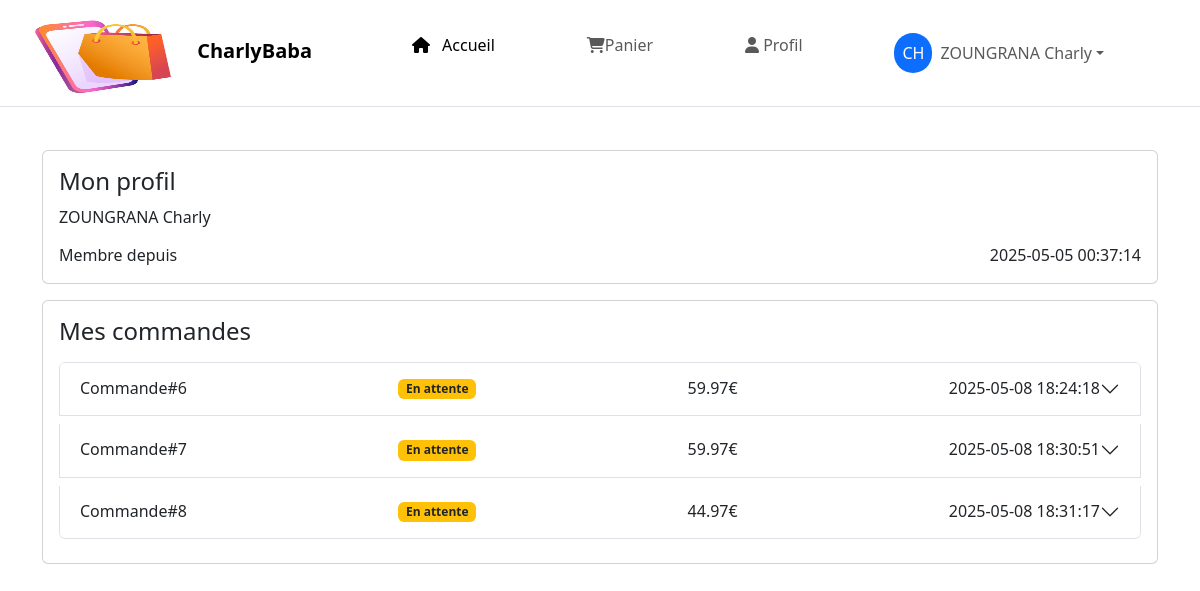
The app's page /profile.php (signed in) with its own data.
### tables this page shows
CREATE TABLE `orders` (
  `id` int(11) NOT NULL,
  `user_id` int(11) NOT NULL,
  `total` decimal(10,2) NOT NULL,
  `is_delivered` tinyint(1) DEFAULT 0,
  `created_at` datetime DEFAULT current_timestamp(),
  `product_id` int(11) DEFAULT NULL
);

### includes/functions.php (called while the page is built, shortened)
<?php
    function getOrders():array{
        $database=getDB();
        $stmt=$database->prepare("SELECT * FROM orders WHERE user_id=? ");
        $stmt->execute([$_SESSION["LOGGED_USER"]["id"]]);
        $orders=$stmt->fetchAll(PDO::FETCH_ASSOC);
        return $orders;
    }

### profile.php (the view, shortened to what this page needs)
<?php
    require_once(__DIR__.'/includes/functions.php');
    $orders=getOrders();
    require_once(__DIR__."/includes/header.php");
?>
<div class="container">
    <div class="card with-nav mb-3">
        <div class="card-body">
            <h4 class="card-title mb-3">Mon profil</h4>
            <h6 class="card-subtitle mb-3">
                <?= $_SESSION["LOGGED_USER"]["name"].' '. $_SESSION["LOGGED_USER"]["surname"]?>
            </h6>
            <p class="card-text d-flex justify-content-between">
                <span>Membre depuis</span>
                <span><?= $_SESSION["LOGGED_USER"]["created_at"]?></span>
            </p>
        </div>
    </div>
    <div class="card">
        <div class="card-body">
            <h4 class="card-title mb-3">Mes commandes</h4>
            <div class="accordion" id="ordersAccordion">
                <?php foreach($orders as $index => $order): ?>
                    <?php
                        $accordionId = 'order' . $order['id'];
                    ?>
                    <div class="accordion-item mb-2">
                        <h2 class="accordion-header" id="heading<?= $index ?>">
                            <button class="accordion-button collapsed" type="button"
                                    data-bs-toggle="collapse"
                                    data-bs-target="#<?= $accordionId ?>"
                                    aria-expanded="false"
                                    aria-controls="<?= $accordionId ?>">
                                <div class="d-flex w-100 justify-content-between">
                                    <span><?= 'Commande#' . $order['id'] ?></span>
                                    <?php if (!$order["is_delivered"]): ?>
                                        <span class="badge bg-warning text-dark">En attente</span>
                                    <?php else: ?>
                                        <span class="badge bg-success">Livré</span>
                                    <?php endif; ?>
                                    <span><?= $order['total'] ?>€</span>
                                    <span><?= $order['created_at'] ?></span>
                                </div>
                            </button>
                        </h2>
                    </div>
                <?php endforeach; ?>
            </div>
        </div>
    </div>
</div>
<?php
    $content=ob_get_clean();
    require_once(__DIR__.'/layout.php');
?>

### includes/header.php (shortened to what this page needs)
<nav class="navbar navbar-expand-lg bg-white fixed-top border-bottom">
  <div class="container-fluid">
    <a class="navbar-brand" href="#">
        <img src="../assets/images/logo.jpg" alt="logo-charlybaba" style="width:180px;height:80px;
        ">
        <span class="fw-bold">CharlyBaba</span>
    </a>
    <div class="collapse navbar-collapse" id="navbarSupportedContent">
      <ul class="navbar-nav me-auto mb-2 mb-lg-0 d-md-flex flex-md-row justify-content-evenly w-100">
        <li class="nav-item">
          <a class="nav-link active" aria-current="page" href="../index.php">
            <i class="fa-solid fa-house me-2"></i>
            Accueil
          </a>
        </li>
        <li class="nav-item">
          <a class="nav-link" href="../cart.php">
            <?php if($_SESSION['product_number']!==0&&isset($_SESSION["LOGGED_USER"],$_SESSION["product_number"])) :?>
              <span class="position-relative"><i class="fa-solid fa-cart-shopping"></i>Panier
                <span class="position-absolute top-0 start-100 translate-middle badge rounded-pill bg-primary ms-3">
                  <?= $_SESSION['product_number'] ?>
                </span>
              </span>
            <?php else: ?>
              <i class="fa-solid fa-cart-shopping"></i>Panier
            <?php endif ?>
          </a>
        </li>
         <li class="nav-item">
          <a class="nav-link" href="../profile.php">
            <i class="fa-solid fa-user"></i>
            Profil
          </a>
        </li>
        <?php if(!isset($_SESSION["LOGGED_USER"])):?>
          <li class="nav-item">
            <a  class="nav-link" href="../login.php">
              <span class="text-primary fw-bold">Se connecter</span>
            </a>
          </li>
       <?php else: ?>
        <li class="nav-item dropdown">
          <a class="nav-link dropdown-toggle d-flex align-items-center" href="#" role="button" data-bs-toggle="dropdown" aria-expanded="false">
            <span class="bg-primary text-white rounded-5 p-2 me-2"><?= strtoupper(substr($_SESSION["LOGGED_USER"]["surname"], 0, 2)) ?></span>
            <?= $_SESSION["LOGGED_USER"]["name"] . ' ' . $_SESSION["LOGGED_USER"]["surname"] ?>
          </a>
        </li>
      <?php endif; ?>
      </ul>
    </div>
  </div>
</nav>

### layout.php (shortened to what this page needs)
<!DOCTYPE html>
<html lang="en">
<head>
    <link rel="stylesheet" href="https://cdnjs.cloudflare.com/ajax/libs/font-awesome/6.5.0/css/all.min.css">
    <link href="https://cdn.jsdelivr.net/npm/bootstrap@5.3.5/dist/css/bootstrap.min.css" rel="stylesheet">
    <link rel="stylesheet" href="assets/css/style.css">
</head>
<body>
    <?= $content?>
</body>
</html>

### assets/css/style.css (style rules this page uses)
.with-nav { margin-top:150px; }

### records on screen
orders: id "6", is_delivered "En attente", total "59.97", created_at "2025-05-08 18:24:18"
orders: id "7", is_delivered "En attente", total "59.97", created_at "2025-05-08 18:30:51"
orders: id "8", is_delivered "En attente", total "44.97", created_at "2025-05-08 18:31:17"

### other values on screen
substr($_SESSION["LOGGED_USER"]["surname"], 0, 2) "CH"
$_SESSION["LOGGED_USER"]["name"] "ZOUNGRANA"
$_SESSION["LOGGED_USER"]["surname"] "Charly"
$_SESSION["LOGGED_USER"]["created_at"] "2025-05-05 00:37:14"
